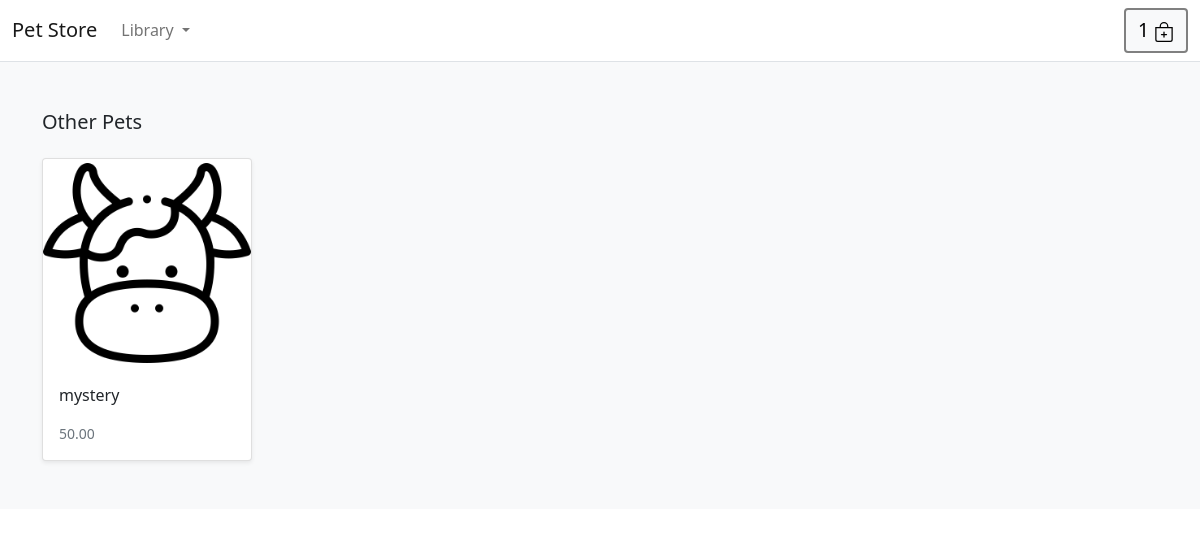
Screenshot of /other/ with the database file from the repository.
### store/models.py (models this page shows, shortened)
class Category(models.Model):
    name = models.CharField(max_length=255, db_index=True)
    address = models.SlugField(max_length=255, unique=True)
    class Meta:
        verbose_name = ("category")
        verbose_name_plural = ("categories")

class Product(models.Model):
    category = models.ForeignKey(
        Category, related_name="product", on_delete=models.CASCADE)
    category_by = models.ForeignKey(
        User, related_name="product_creator", on_delete=models.CASCADE)
    title = models.CharField(max_length=255, default='unknown')
    image = models.ImageField(upload_to="images/", default='images/cow.jpg')
    address = models.SlugField(max_length=255, unique=True)
    price = models.DecimalField(max_digits=4, decimal_places=2)
    in_stock = models.BooleanField(default=True)
    is_active = models.BooleanField(default=True)
    created = models.DateTimeField(auto_now_add=True)
    updated = models.DateTimeField(auto_now=True)
    objects = models.Manager()
    products = ProductManager()
    class Meta:
        ordering = ("-created",)

### store/views.py (the view)
def category_list(request, category_address):
    category = get_object_or_404(Category, address=category_address)
    products = Product.objects.filter(category=category)
    return render(request, 'store/category.html', {'category': category, 'products': products})

### cart/context_processor.py (called while the page is built)
def cart(request):
    return {'cart': Cart(request)}

### store/contect_proccesor.py (called while the page is built)
def categories(request):
    return {'categories': Category.objects.all()}

### store/templates/store/category.html (shortened to what this page needs)
{% extends "./header.html" %}
{% load static %}
{% block content %}
<main>
  <div class="album py-5 bg-light">
    <div class="container">
      <div class="pb-3 h5">{{ category.name|title }}</div>
      <div class="row row-cols-1 row-cols-sm-2 row-cols-md-5 g-3">
        {% for product in products %}
        <div class="col">
          <div class="card shadow-sm">
            <img
              class="img-fluid"
              alt="Responsive image"
              src="{{ product.image.url }}"
            />
            <div class="card-body">
              <p class="card-text">
                <a
                  class="text-dark text-decoration-none"
                  href="{{ product.category_list }}"
                  >{{ product.title }}</a
                >
              </p>
              <div class="d-flex justify-content-between align-items-center">
                <small class="text-muted">{{ product.price }}</small>
              </div>
            </div>
          </div>
        </div>
        {% endfor %}
      </div>
    </div>
  </div>
</main>
{% endblock %}

### rows the page displays
Category: name "Other Pets"
Product: image (picture), title "mystery", price "50.00"
